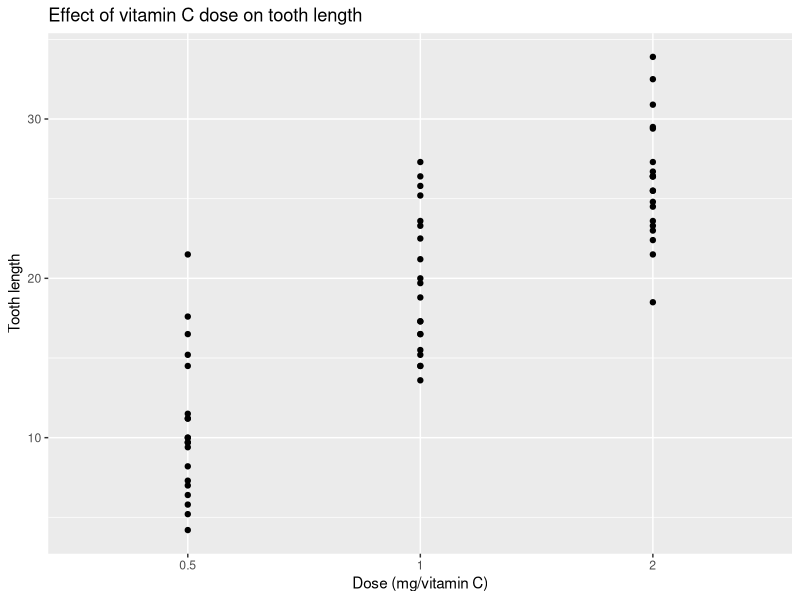
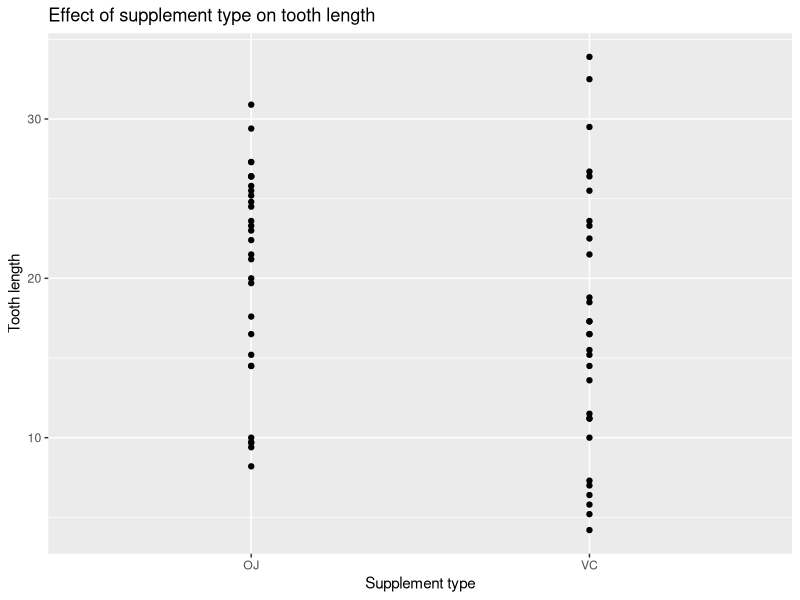
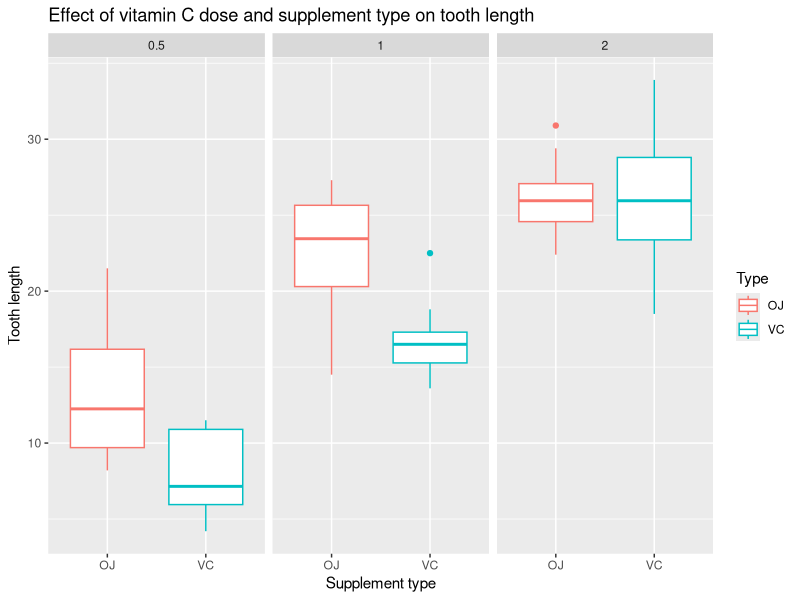
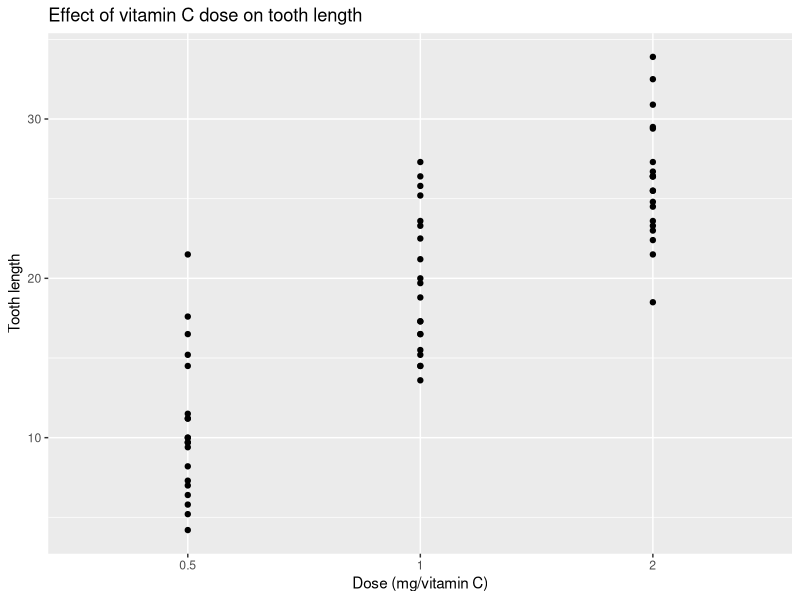
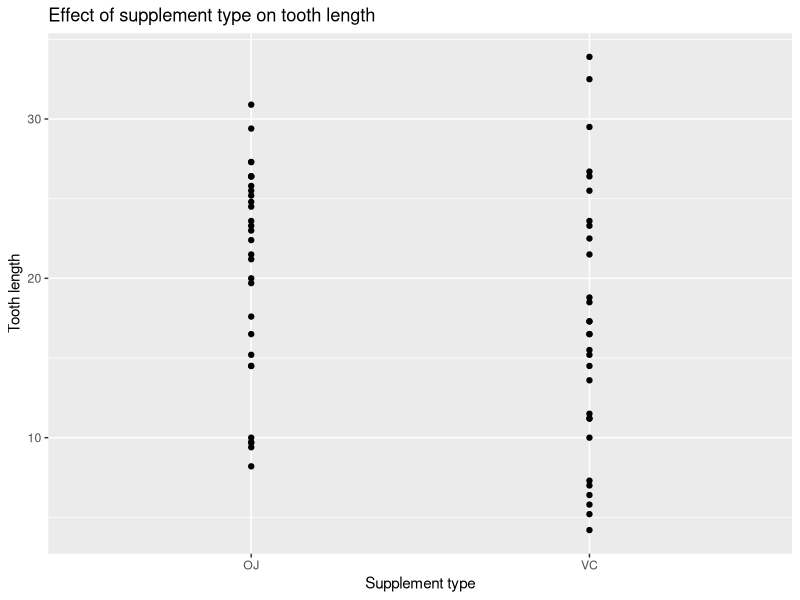
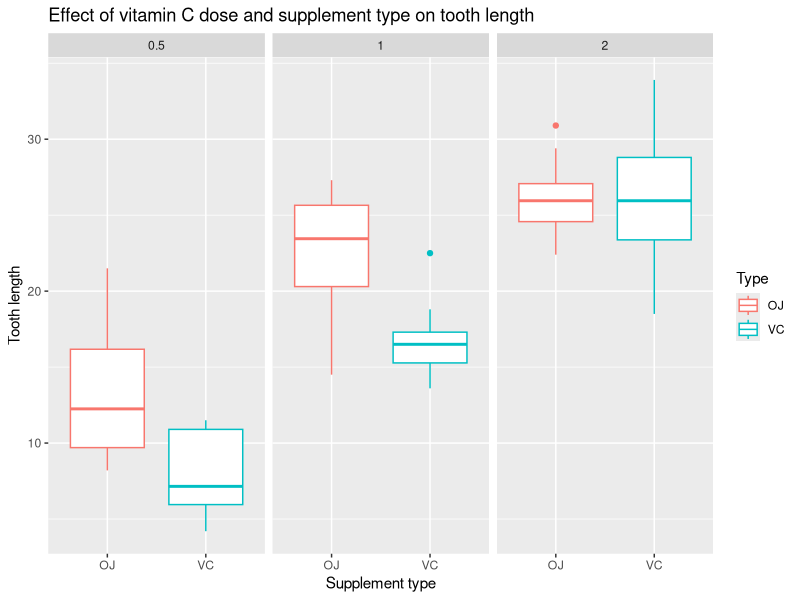

Recreate these plots in R, in order.
## ---- chunk 1
library(ggplot2)
ggplot(ToothGrowth, aes(x = as.factor(dose), y = len)) +
    geom_point() +
    ggtitle("Effect of vitamin C dose on tooth length") +
    labs(y = "Tooth length", x = "Dose (mg/vitamin C)")
## ---- chunk 2
ggplot(ToothGrowth, aes(x = supp, y = len)) +
    geom_point() +
    ggtitle("Effect of supplement type on tooth length") +
    labs(y = "Tooth length", x = "Supplement type")
## ---- chunk 3
ggplot(ToothGrowth, aes(x = supp, y = len, colour = supp)) +
    geom_boxplot() +
    facet_wrap(~ dose) +
    ggtitle("Effect of vitamin C dose and supplement type on tooth length") +
    labs(y = "Tooth length", x = "Supplement type", colour = "Type")
## ---- chunk 4
dose_vs_len <- list()
dose_vs_len[['0.5-1.0mg']] <- t.test(len ~ dose, data = ToothGrowth[ToothGrowth$dose %in% c(0.5,1.0),])
dose_vs_len[['0.5-2.0mg']] <- t.test(len ~ dose, data = ToothGrowth[ToothGrowth$dose %in% c(0.5,2.0),])
dose_vs_len[['1.0-2.0mg']] <- t.test(len ~ dose, data = ToothGrowth[ToothGrowth$dose %in% c(1.0,2.0),])

generate_summary <- function(result_list) {

    if (length(result_list) == 10) {
        `p-value` <- result_list[['p.value']]
        `lower confidence` <- round(result_list[['conf.int']][[1]], 2)
        `upper confidence` <- round(result_list[['conf.int']][[2]], 2)
    } else {
        `p-value` <- unlist(lapply(result_list, function(x) x[['p.value']]))
        `lower confidence` <- round(unlist(lapply(result_list, function(x) x[['conf.int']][[1]])),2)
        `upper confidence` <- round(unlist(lapply(result_list, function(x) x[['conf.int']][[2]])),2)
    }
    data.frame(`p-value`, `lower confidence`, `upper confidence`)
}

generate_summary(dose_vs_len)
## ---- chunk 5
generate_summary(t.test(len ~ supp, data = ToothGrowth))
## ---- chunk 6
supp_vs_len <- list()
supp_vs_len[['0.5mg']] <- t.test(len ~ supp, data = ToothGrowth[ToothGrowth$dose %in% c(0.5),])
supp_vs_len[['1.0mg']] <- t.test(len ~ supp, data = ToothGrowth[ToothGrowth$dose %in% c(1.0),])
supp_vs_len[['2.0mg']] <- t.test(len ~ supp, data = ToothGrowth[ToothGrowth$dose %in% c(2.0),])

generate_summary(supp_vs_len)
## ---- chunk 7
library(ggplot2)
summary(ToothGrowth)
## ---- chunk 8
ggplot(ToothGrowth, aes(x = as.factor(dose), y = len)) +
    geom_point() +
    ggtitle("Effect of vitamin C dose on tooth length") +
    labs(y = "Tooth length", x = "Dose (mg/vitamin C)")

ggplot(ToothGrowth, aes(x = supp, y = len)) +
    geom_point() +
    ggtitle("Effect of supplement type on tooth length") +
    labs(y = "Tooth length", x = "Supplement type")


ggplot(ToothGrowth, aes(x = supp, y = len, colour = supp)) +
    geom_boxplot() +
    facet_wrap(~ dose) +
    ggtitle("Effect of vitamin C dose and supplement type on tooth length") +
    labs(y = "Tooth length", x = "Supplement type", colour = "Type")
## ---- chunk 9
dose_vs_len <- list()
dose_vs_len[['0.5-1.0']] <- t.test(len ~ dose, data = ToothGrowth[ToothGrowth$dose %in% c(0.5,1.0),])
dose_vs_len[['0.5-2.0']] <- t.test(len ~ dose, data = ToothGrowth[ToothGrowth$dose %in% c(0.5,2.0),])
dose_vs_len[['1.0-2.0']] <- t.test(len ~ dose, data = ToothGrowth[ToothGrowth$dose %in% c(1.0,2.0),])

generate_summary <- function(result_list) {

    if (length(result_list) == 10) {
        `p-value` <- result_list[['p.value']]
        `lower confidence` <- round(result_list[['conf.int']][[1]], 2)
        `upper confidence` <- round(result_list[['conf.int']][[2]], 2)
    } else {
        `p-value` <- unlist(lapply(result_list, function(x) x[['p.value']]))
        `lower confidence` <- round(unlist(lapply(result_list, function(x) x[['conf.int']][[1]])),2)
        `upper confidence` <- round(unlist(lapply(result_list, function(x) x[['conf.int']][[2]])),2)
    }
    data.frame(`p-value`, `lower confidence`, `upper confidence`)
}

generate_summary(dose_vs_len)

generate_summary(t.test(len ~ supp, data = ToothGrowth))

supp_vs_len <- list()
supp_vs_len[['0.5mg']] <- t.test(len ~ supp, data = ToothGrowth[ToothGrowth$dose %in% c(0.5),])
supp_vs_len[['1.0mg']] <- t.test(len ~ supp, data = ToothGrowth[ToothGrowth$dose %in% c(1.0),])
supp_vs_len[['2.0mg']] <- t.test(len ~ supp, data = ToothGrowth[ToothGrowth$dose %in% c(2.0),])

generate_summary(supp_vs_len)
